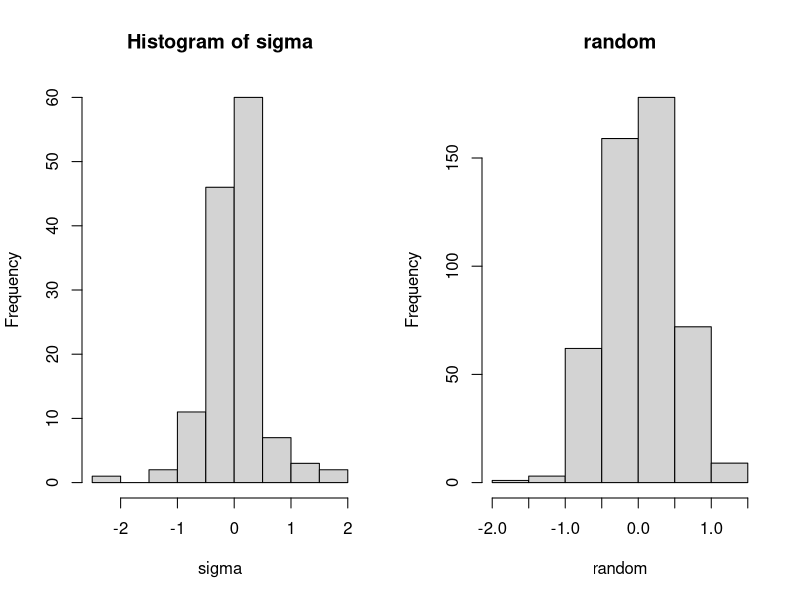

Write R code to recreate this figure. (Note: this script raises an error after producing the figure.)
alpha <- read.table("Results/output_glinternet/alpha.txt", header = TRUE, sep = "\t") * (-1)
sigma <- as.matrix(read.table("Results/output_glinternet/sigma.txt", header = TRUE, sep = "\t") * (-1))
lambda <- read.table("Results/output_glinternet/lambda.txt", header = TRUE, sep = "\t")
gamma1 <- read.table("Results/output_glinternet/gamma1.txt", header = TRUE, sep = "\t") * (-1)
gamma2 <- read.table("Results/output_glinternet/gamma2.txt", header = TRUE, sep = "\t") * (-1)
gamma3 <- read.table("Results/output_glinternet/gamma3.txt", header = TRUE, sep = "\t") * (-1)
gamma4 <- read.table("Results/output_glinternet/gamma4.txt", header = TRUE, sep = "\t") * (-1)
gamma5 <- read.table("Results/output_glinternet/gamma5.txt", header = TRUE, sep = "\t") * (-1)
gamma6 <- read.table("Results/output_glinternet/gamma6.txt", header = TRUE, sep = "\t") * (-1)

par(mfrow = c(1, 2))
hist(sigma)
hist(rnorm(22*22, mean(sigma), sd(sigma)), main = "random", xlab = "random")

sd(sigma)


sigma[sample(nrow(sigma)*ncol(sigma), nmiss)] <- NA

A <- matrix(3, 3, 3, 3)
A[sample(nrow(A)*ncol(A), 2)] <- 0 #how to remove interactions --- randomly and how many
A


